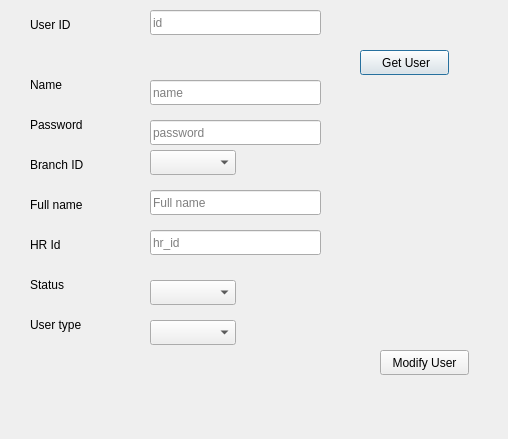
<?xml version="1.0" encoding="UTF-8"?>
<ui version="4.0">
 <class>Dialog</class>
 <widget class="QDialog" name="Dialog">
  <property name="geometry">
   <rect>
    <x>0</x>
    <y>0</y>
    <width>508</width>
    <height>439</height>
   </rect>
  </property>
  <property name="windowTitle">
   <string>User</string>
  </property>
  <widget class="QLineEdit" name="LE_name">
   <property name="geometry">
    <rect>
     <x>150</x>
     <y>80</y>
     <width>171</width>
     <height>25</height>
    </rect>
   </property>
   <property name="placeholderText">
    <string>name</string>
   </property>
  </widget>
  <widget class="QLineEdit" name="LE_password">
   <property name="geometry">
    <rect>
     <x>150</x>
     <y>120</y>
     <width>171</width>
     <height>25</height>
    </rect>
   </property>
   <property name="text">
    <string/>
   </property>
   <property name="maxLength">
    <number>32767</number>
   </property>
   <property name="placeholderText">
    <string>password</string>
   </property>
  </widget>
  <widget class="QPushButton" name="BTN_getUser">
   <property name="geometry">
    <rect>
     <x>360</x>
     <y>50</y>
     <width>89</width>
     <height>25</height>
    </rect>
   </property>
   <property name="text">
    <string> Get User</string>
   </property>
  </widget>
  <widget class="QLabel" name="label_2">
   <property name="geometry">
    <rect>
     <x>30</x>
     <y>110</y>
     <width>99</width>
     <height>29</height>
    </rect>
   </property>
   <property name="text">
    <string>Password</string>
   </property>
  </widget>
  <widget class="QLineEdit" name="LE_hrId">
   <property name="geometry">
    <rect>
     <x>150</x>
     <y>230</y>
     <width>171</width>
     <height>25</height>
    </rect>
   </property>
   <property name="text">
    <string/>
   </property>
   <property name="maxLength">
    <number>32767</number>
   </property>
   <property name="placeholderText">
    <string>hr_id</string>
   </property>
  </widget>
  <widget class="QLabel" name="label_4">
   <property name="geometry">
    <rect>
     <x>30</x>
     <y>230</y>
     <width>99</width>
     <height>29</height>
    </rect>
   </property>
   <property name="text">
    <string>HR Id</string>
   </property>
  </widget>
  <widget class="QLineEdit" name="LE_fullName">
   <property name="geometry">
    <rect>
     <x>150</x>
     <y>190</y>
     <width>171</width>
     <height>25</height>
    </rect>
   </property>
   <property name="placeholderText">
    <string>Full name</string>
   </property>
  </widget>
  <widget class="QLabel" name="label_5">
   <property name="geometry">
    <rect>
     <x>30</x>
     <y>270</y>
     <width>99</width>
     <height>29</height>
    </rect>
   </property>
   <property name="text">
    <string>Status</string>
   </property>
  </widget>
  <widget class="QLabel" name="label_3">
   <property name="geometry">
    <rect>
     <x>30</x>
     <y>190</y>
     <width>99</width>
     <height>29</height>
    </rect>
   </property>
   <property name="text">
    <string>Full name</string>
   </property>
  </widget>
  <widget class="QLabel" name="label_6">
   <property name="enabled">
    <bool>true</bool>
   </property>
   <property name="geometry">
    <rect>
     <x>30</x>
     <y>70</y>
     <width>99</width>
     <height>29</height>
    </rect>
   </property>
   <property name="text">
    <string>Name</string>
   </property>
  </widget>
  <widget class="QLabel" name="label_7">
   <property name="geometry">
    <rect>
     <x>30</x>
     <y>310</y>
     <width>99</width>
     <height>29</height>
    </rect>
   </property>
   <property name="text">
    <string>User type</string>
   </property>
  </widget>
  <widget class="QComboBox" name="CMB_userType">
   <property name="geometry">
    <rect>
     <x>150</x>
     <y>320</y>
     <width>86</width>
     <height>25</height>
    </rect>
   </property>
  </widget>
  <widget class="QLabel" name="label_8">
   <property name="geometry">
    <rect>
     <x>30</x>
     <y>150</y>
     <width>99</width>
     <height>29</height>
    </rect>
   </property>
   <property name="text">
    <string>Branch ID</string>
   </property>
  </widget>
  <widget class="QComboBox" name="CMB_branch">
   <property name="geometry">
    <rect>
     <x>150</x>
     <y>150</y>
     <width>86</width>
     <height>25</height>
    </rect>
   </property>
  </widget>
  <widget class="QComboBox" name="CMB_userStatus">
   <property name="geometry">
    <rect>
     <x>150</x>
     <y>280</y>
     <width>86</width>
     <height>25</height>
    </rect>
   </property>
  </widget>
  <widget class="QPushButton" name="BTN_modifyUser">
   <property name="geometry">
    <rect>
     <x>380</x>
     <y>350</y>
     <width>89</width>
     <height>25</height>
    </rect>
   </property>
   <property name="text">
    <string>Modify User</string>
   </property>
  </widget>
  <widget class="QLabel" name="label_9">
   <property name="geometry">
    <rect>
     <x>30</x>
     <y>10</y>
     <width>99</width>
     <height>29</height>
    </rect>
   </property>
   <property name="text">
    <string>User ID</string>
   </property>
  </widget>
  <widget class="QLineEdit" name="LE_id">
   <property name="geometry">
    <rect>
     <x>150</x>
     <y>10</y>
     <width>171</width>
     <height>25</height>
    </rect>
   </property>
   <property name="placeholderText">
    <string>id</string>
   </property>
  </widget>
 </widget>
 <resources/>
 <connections/>
</ui>
